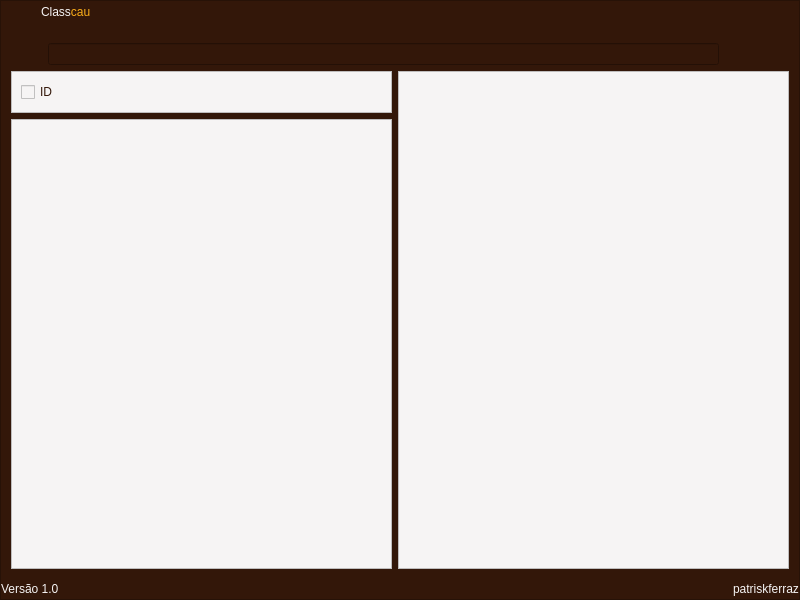
<?xml version="1.0" encoding="UTF-8"?>
<ui version="4.0">
 <class>DBuscador</class>
 <widget class="QDialog" name="DBuscador">
  <property name="geometry">
   <rect>
    <x>0</x>
    <y>0</y>
    <width>800</width>
    <height>600</height>
   </rect>
  </property>
  <property name="windowTitle">
   <string>Classcau - Buscador</string>
  </property>
  <property name="modal">
   <bool>false</bool>
  </property>
  <layout class="QGridLayout" name="gridLayout">
   <property name="leftMargin">
    <number>0</number>
   </property>
   <property name="topMargin">
    <number>0</number>
   </property>
   <property name="rightMargin">
    <number>0</number>
   </property>
   <property name="bottomMargin">
    <number>0</number>
   </property>
   <property name="spacing">
    <number>0</number>
   </property>
   <item row="0" column="0">
    <widget class="QFrame" name="fBuscador">
     <property name="styleSheet">
      <string notr="true">background-color: rgb(51, 23, 9);</string>
     </property>
     <property name="frameShape">
      <enum>QFrame::StyledPanel</enum>
     </property>
     <property name="frameShadow">
      <enum>QFrame::Plain</enum>
     </property>
     <layout class="QGridLayout" name="gridLayout_3">
      <property name="leftMargin">
       <number>0</number>
      </property>
      <property name="topMargin">
       <number>0</number>
      </property>
      <property name="rightMargin">
       <number>0</number>
      </property>
      <property name="bottomMargin">
       <number>0</number>
      </property>
      <property name="spacing">
       <number>0</number>
      </property>
      <item row="0" column="0">
       <layout class="QVBoxLayout" name="verticalLayout_2">
        <item>
         <layout class="QHBoxLayout" name="horizontalLayout_2">
          <item>
           <layout class="QHBoxLayout" name="horizontalLayout">
            <item>
             <widget class="QPushButton" name="pbAdvanced">
              <property name="sizePolicy">
               <sizepolicy hsizetype="Minimum" vsizetype="Fixed">
                <horstretch>0</horstretch>
                <verstretch>0</verstretch>
               </sizepolicy>
              </property>
              <property name="mouseTracking">
               <bool>true</bool>
              </property>
              <property name="focusPolicy">
               <enum>Qt::NoFocus</enum>
              </property>
              <property name="contextMenuPolicy">
               <enum>Qt::DefaultContextMenu</enum>
              </property>
              <property name="text">
               <string/>
              </property>
              <property name="icon">
               <iconset resource="resource.qrc">
                <normaloff>:/icon/img/icon/pLogoClasscau.svg</normaloff>:/icon/img/icon/pLogoClasscau.svg</iconset>
              </property>
              <property name="iconSize">
               <size>
                <width>40</width>
                <height>40</height>
               </size>
              </property>
              <property name="autoDefault">
               <bool>false</bool>
              </property>
              <property name="flat">
               <bool>true</bool>
              </property>
             </widget>
            </item>
            <item>
             <widget class="QLabel" name="lTextLogo">
              <property name="mouseTracking">
               <bool>true</bool>
              </property>
              <property name="styleSheet">
               <string notr="true">font: 22pt &quot;Roboto Bk&quot;;</string>
              </property>
              <property name="text">
               <string>&lt;html&gt;&lt;head/&gt;&lt;body&gt;&lt;p&gt;&lt;span style=&quot; color:#f6f4f4;&quot;&gt;Class&lt;/span&gt;&lt;span style=&quot; color:#faad19;&quot;&gt;cau&lt;/span&gt;&lt;/p&gt;&lt;/body&gt;&lt;/html&gt;</string>
              </property>
              <property name="alignment">
               <set>Qt::AlignLeading|Qt::AlignLeft|Qt::AlignVCenter</set>
              </property>
             </widget>
            </item>
           </layout>
          </item>
          <item>
           <spacer name="horizontalSpacer">
            <property name="orientation">
             <enum>Qt::Horizontal</enum>
            </property>
            <property name="sizeHint" stdset="0">
             <size>
              <width>40</width>
              <height>20</height>
             </size>
            </property>
           </spacer>
          </item>
          <item>
           <widget class="QPushButton" name="pbMenu">
            <property name="focusPolicy">
             <enum>Qt::NoFocus</enum>
            </property>
            <property name="text">
             <string/>
            </property>
            <property name="icon">
             <iconset resource="resource.qrc">
              <normaloff>:/icon/img/icon/logoMenu.svg</normaloff>:/icon/img/icon/logoMenu.svg</iconset>
            </property>
            <property name="iconSize">
             <size>
              <width>25</width>
              <height>25</height>
             </size>
            </property>
            <property name="autoDefault">
             <bool>false</bool>
            </property>
            <property name="flat">
             <bool>true</bool>
            </property>
           </widget>
          </item>
         </layout>
        </item>
        <item>
         <layout class="QHBoxLayout" name="horizontalLayout_4">
          <property name="spacing">
           <number>10</number>
          </property>
          <property name="leftMargin">
           <number>30</number>
          </property>
          <property name="topMargin">
           <number>20</number>
          </property>
          <property name="rightMargin">
           <number>30</number>
          </property>
          <property name="bottomMargin">
           <number>6</number>
          </property>
          <item>
           <widget class="QLabel" name="lBusca">
            <property name="text">
             <string/>
            </property>
            <property name="pixmap">
             <pixmap resource="resource.qrc">:/icon/img/icon/logoBuscar.svg</pixmap>
            </property>
           </widget>
          </item>
          <item>
           <widget class="QLineEdit" name="leBusca"/>
          </item>
          <item>
           <widget class="QPushButton" name="pbQrCode">
            <property name="text">
             <string/>
            </property>
            <property name="icon">
             <iconset resource="resource.qrc">
              <normaloff>:/icon/img/icon/logoQrCode.svg</normaloff>:/icon/img/icon/logoQrCode.svg</iconset>
            </property>
            <property name="iconSize">
             <size>
              <width>25</width>
              <height>25</height>
             </size>
            </property>
            <property name="autoDefault">
             <bool>false</bool>
            </property>
            <property name="flat">
             <bool>true</bool>
            </property>
           </widget>
          </item>
         </layout>
        </item>
        <item>
         <layout class="QHBoxLayout" name="horizontalLayout_6">
          <property name="spacing">
           <number>6</number>
          </property>
          <property name="rightMargin">
           <number>10</number>
          </property>
          <property name="bottomMargin">
           <number>10</number>
          </property>
          <item>
           <layout class="QVBoxLayout" name="verticalLayout">
            <property name="leftMargin">
             <number>10</number>
            </property>
            <property name="rightMargin">
             <number>0</number>
            </property>
            <property name="bottomMargin">
             <number>0</number>
            </property>
            <item>
             <widget class="QFrame" name="frame">
              <property name="styleSheet">
               <string notr="true">background-color: rgb(246, 244, 244);
color: rgb(51, 23, 9);
font: 10pt &quot;Roboto Bk&quot;;</string>
              </property>
              <property name="frameShape">
               <enum>QFrame::StyledPanel</enum>
              </property>
              <property name="frameShadow">
               <enum>QFrame::Raised</enum>
              </property>
              <layout class="QGridLayout" name="gridLayout_2">
               <item row="0" column="0">
                <layout class="QHBoxLayout" name="horizontalLayout_3">
                 <item>
                  <widget class="QCheckBox" name="cbAll">
                   <property name="text">
                    <string>ID</string>
                   </property>
                  </widget>
                 </item>
                 <item>
                  <spacer name="horizontalSpacer_2">
                   <property name="orientation">
                    <enum>Qt::Horizontal</enum>
                   </property>
                   <property name="sizeHint" stdset="0">
                    <size>
                     <width>40</width>
                     <height>20</height>
                    </size>
                   </property>
                  </spacer>
                 </item>
                 <item>
                  <widget class="QPushButton" name="pbLixeira">
                   <property name="focusPolicy">
                    <enum>Qt::WheelFocus</enum>
                   </property>
                   <property name="text">
                    <string/>
                   </property>
                   <property name="icon">
                    <iconset resource="resource.qrc">
                     <normaloff>:/icon/img/icon/logoLixeiram.svg</normaloff>:/icon/img/icon/logoLixeiram.svg</iconset>
                   </property>
                   <property name="iconSize">
                    <size>
                     <width>18</width>
                     <height>18</height>
                    </size>
                   </property>
                   <property name="autoDefault">
                    <bool>false</bool>
                   </property>
                   <property name="flat">
                    <bool>true</bool>
                   </property>
                  </widget>
                 </item>
                 <item>
                  <widget class="QPushButton" name="pbEncaminhar">
                   <property name="focusPolicy">
                    <enum>Qt::WheelFocus</enum>
                   </property>
                   <property name="text">
                    <string/>
                   </property>
                   <property name="icon">
                    <iconset resource="resource.qrc">
                     <normaloff>:/icon/img/icon/logoEcaminharm.svg</normaloff>:/icon/img/icon/logoEcaminharm.svg</iconset>
                   </property>
                   <property name="iconSize">
                    <size>
                     <width>18</width>
                     <height>18</height>
                    </size>
                   </property>
                   <property name="autoDefault">
                    <bool>false</bool>
                   </property>
                   <property name="flat">
                    <bool>true</bool>
                   </property>
                  </widget>
                 </item>
                 <item>
                  <widget class="QPushButton" name="pbImprimir">
                   <property name="focusPolicy">
                    <enum>Qt::WheelFocus</enum>
                   </property>
                   <property name="text">
                    <string/>
                   </property>
                   <property name="icon">
                    <iconset resource="resource.qrc">
                     <normaloff>:/icon/img/icon/logoImprimirm.svg</normaloff>:/icon/img/icon/logoImprimirm.svg</iconset>
                   </property>
                   <property name="iconSize">
                    <size>
                     <width>18</width>
                     <height>18</height>
                    </size>
                   </property>
                   <property name="autoDefault">
                    <bool>false</bool>
                   </property>
                   <property name="flat">
                    <bool>true</bool>
                   </property>
                  </widget>
                 </item>
                 <item>
                  <widget class="QPushButton" name="pbComparar">
                   <property name="focusPolicy">
                    <enum>Qt::WheelFocus</enum>
                   </property>
                   <property name="text">
                    <string/>
                   </property>
                   <property name="icon">
                    <iconset resource="resource.qrc">
                     <normaloff>:/icon/img/icon/logoComparar.svg</normaloff>:/icon/img/icon/logoComparar.svg</iconset>
                   </property>
                   <property name="iconSize">
                    <size>
                     <width>18</width>
                     <height>18</height>
                    </size>
                   </property>
                   <property name="autoDefault">
                    <bool>false</bool>
                   </property>
                   <property name="flat">
                    <bool>true</bool>
                   </property>
                  </widget>
                 </item>
                </layout>
               </item>
              </layout>
             </widget>
            </item>
            <item>
             <widget class="QScrollArea" name="scrollArea">
              <property name="styleSheet">
               <string notr="true">background-color: rgb(246, 244, 244);</string>
              </property>
              <property name="widgetResizable">
               <bool>true</bool>
              </property>
              <widget class="QWidget" name="scrollAreaWidgetContents">
               <property name="geometry">
                <rect>
                 <x>0</x>
                 <y>0</y>
                 <width>374</width>
                 <height>352</height>
                </rect>
               </property>
              </widget>
             </widget>
            </item>
           </layout>
          </item>
          <item>
           <widget class="QScrollArea" name="scrollArea_2">
            <property name="styleSheet">
             <string notr="true">background-color: rgb(246, 244, 244);</string>
            </property>
            <property name="widgetResizable">
             <bool>true</bool>
            </property>
            <widget class="QWidget" name="scrollAreaWidgetContents_2">
             <property name="geometry">
              <rect>
               <x>0</x>
               <y>0</y>
               <width>384</width>
               <height>412</height>
              </rect>
             </property>
            </widget>
           </widget>
          </item>
         </layout>
        </item>
        <item>
         <layout class="QHBoxLayout" name="horizontalLayout_5">
          <item>
           <widget class="QLabel" name="label_2">
            <property name="styleSheet">
             <string notr="true">font: 10pt &quot;Roboto Bk&quot;;
color: rgb(246, 244, 244);</string>
            </property>
            <property name="text">
             <string>Versão 1.0</string>
            </property>
           </widget>
          </item>
          <item>
           <spacer name="horizontalSpacer_3">
            <property name="orientation">
             <enum>Qt::Horizontal</enum>
            </property>
            <property name="sizeHint" stdset="0">
             <size>
              <width>40</width>
              <height>20</height>
             </size>
            </property>
           </spacer>
          </item>
          <item>
           <widget class="QLabel" name="label_3">
            <property name="styleSheet">
             <string notr="true">font: 10pt &quot;Roboto Bk&quot;;
color: rgb(246, 244, 244);</string>
            </property>
            <property name="text">
             <string>patriskferraz</string>
            </property>
           </widget>
          </item>
         </layout>
        </item>
       </layout>
      </item>
     </layout>
    </widget>
   </item>
  </layout>
 </widget>
 <resources>
  <include location="resource.qrc"/>
 </resources>
 <connections/>
</ui>
